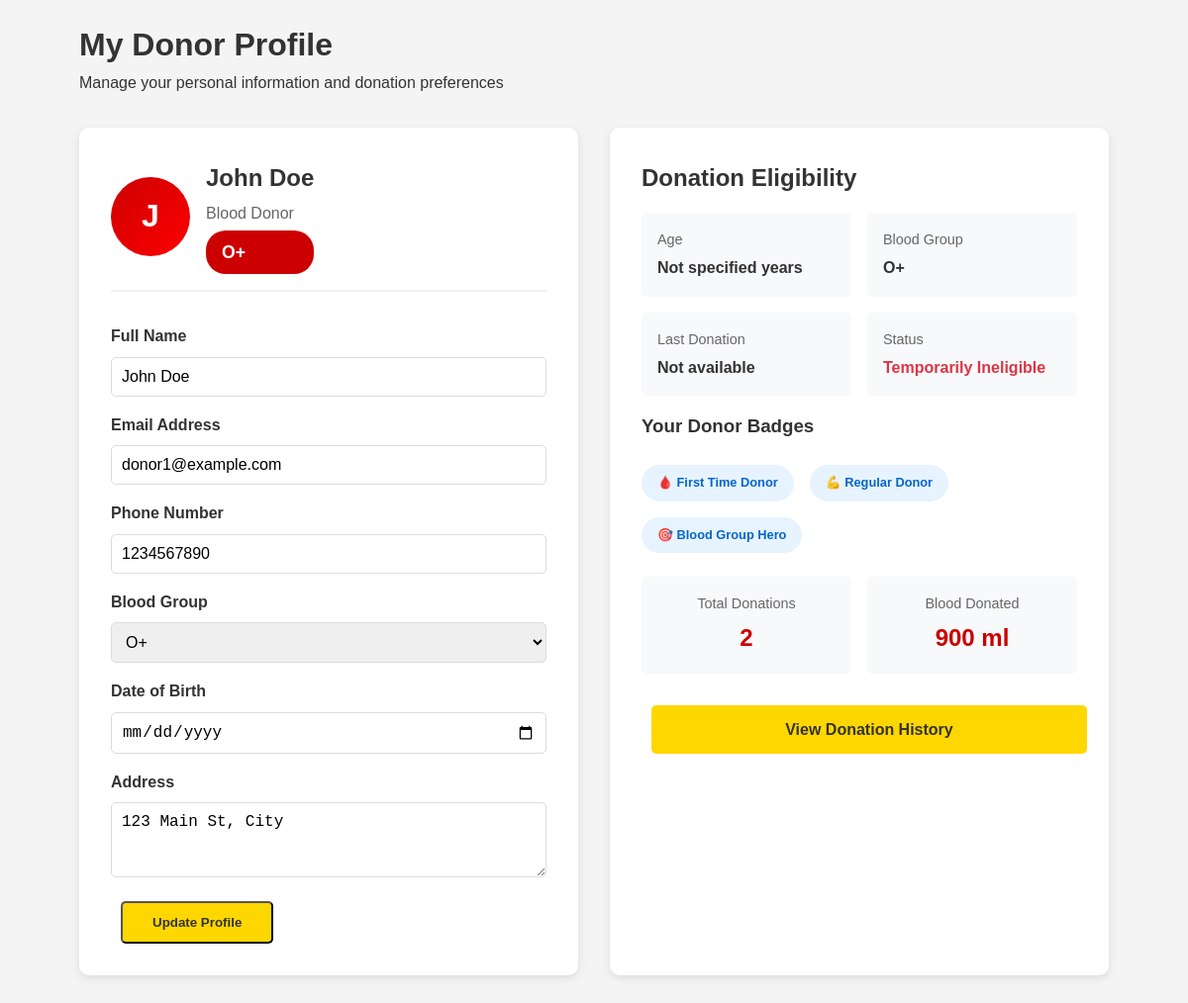
The app's page /donor/profile.php (signed in) with its own data.
### tables this page shows
CREATE TABLE `users` (
  `id` int(11) NOT NULL,
  `username` varchar(50) NOT NULL,
  `email` varchar(100) NOT NULL,
  `password` varchar(255) NOT NULL,
  `role` enum('admin','donor','seeker') NOT NULL,
  `full_name` varchar(100) NOT NULL,
  `blood_group` enum('A+','A-','B+','B-','AB+','AB-','O+','O-') DEFAULT NULL,
  `date_of_birth` date DEFAULT NULL,
  `phone` varchar(15) DEFAULT NULL,
  `address` text DEFAULT NULL,
  `status` enum('active','inactive') DEFAULT 'active',
  `created_at` timestamp NOT NULL DEFAULT current_timestamp()
);

### donor/profile.php (the view, shortened to what this page needs)
<?php
$database = new Database();
$db = $database->getConnection();
$user_id = $_SESSION['user_id'];
$user_query = "SELECT * FROM users WHERE id = :user_id";
$user_stmt = $db->prepare($user_query);
$user_stmt->bindParam(":user_id", $user_id);
$user_stmt->execute();
$user_data = $user_stmt->fetch(PDO::FETCH_ASSOC);
$eligibility_info = [];
?>
<!DOCTYPE html>
<html lang="en">
<head>
    <link rel="stylesheet" href="../assets/css/style.css">
</head>
<body>
    <div class="container">
        <h1>My Donor Profile</h1>
        <p>Manage your personal information and donation preferences</p>
        <div class="profile-container">
            <div class="profile-card">
                <div class="profile-header">
                    <div class="profile-avatar">
                        <?php echo strtoupper(substr($user_data['full_name'], 0, 1)); ?>
                    </div>
                    <div class="profile-info">
                        <h2><?php echo htmlspecialchars($user_data['full_name']); ?></h2>
                        <p>Blood Donor</p>
                        <div class="blood-group-badge">
                            <?php echo $user_data['blood_group'] ?? 'Not Specified'; ?>
                        </div>
                    </div>
                </div>
                <form method="POST">
                    <div class="form-row">
                        <div class="form-group">
                            <label class="required">Full Name</label>
                            <input type="text" name="full_name" value="<?php echo htmlspecialchars($user_data['full_name']); ?>" required>
                        </div>
                        <div class="form-group">
                            <label class="required">Email Address</label>
                            <input type="email" name="email" value="<?php echo htmlspecialchars($user_data['email']); ?>" required>
                        </div>
                    </div>
                    <div class="form-row">
                        <div class="form-group">
                            <label>Phone Number</label>
                            <input type="tel" name="phone" value="<?php echo htmlspecialchars($user_data['phone'] ?? ''); ?>">
                        </div>
                        <div class="form-group">
                            <label class="required">Blood Group</label>
                            <select name="blood_group" required>
                                <option value="O+" <?php echo ($user_data['blood_group'] == 'O+') ? 'selected' : ''; ?>>O+</option>
                            </select>
                        </div>
                    </div>
                    <div class="form-group">
                        <label class="required">Date of Birth</label>
                        <input type="date" name="date_of_birth" value="<?php echo $user_data['date_of_birth'] ?? ''; ?>" required>
                    </div>
                    <div class="form-group">
                        <label>Address</label>
                        <textarea name="address" rows="3"><?php echo htmlspecialchars($user_data['address'] ?? ''); ?></textarea>
                    </div>
                    <button type="submit" class="btn">Update Profile</button>
                </form>
            </div>
            <div class="eligibility-card">
                <h2>Donation Eligibility</h2>
                <div class="info-grid">
                    <div class="info-item">
                        <div class="info-label">Age</div>
                        <div class="info-value">
                            <?php echo $eligibility_info['age'] ?? 'Not specified'; ?> years
                        </div>
                    </div>
                    <div class="info-item">
                        <div class="info-label">Blood Group</div>
                        <div class="info-value"><?php echo $user_data['blood_group'] ?? 'Not specified'; ?></div>
                    </div>
                    <div class="info-item">
                        <div class="info-label">Last Donation</div>
                        <div class="info-value">
                            <?php
                            if (isset($eligibility_info['next_eligible'])) {
                                echo $eligibility_info['next_eligible'] ? 'Within 3 months' : 'Never donated';
                            } else {
                                echo 'Not available';
                            }
                            ?>
                        </div>
                    </div>
                    <div class="info-item">
                        <div class="info-label">Status</div>
                        <div class="info-value">
                            <?php if (isset($eligibility_info['can_donate']) && $eligibility_info['can_donate']): ?>
                                <span style="color: #28a745;">Active Donor</span>
                            <?php else: ?>
                                <span style="color: #dc3545;">Temporarily Ineligible</span>
                            <?php endif; ?>
                        </div>
                    </div>
                </div>
                <h3>Your Donor Badges</h3>
                <div class="donor-badges">
                    <div class="badge">🩸 First Time Donor</div>
                    <div class="badge">💪 Regular Donor</div>
                    <div class="badge">🎯 Blood Group Hero</div>
                </div>
                <div class="info-grid">
                    <?php
                    $quick_stats_query = "SELECT
                                         COUNT(*) as total_donations,
                                         COALESCE(SUM(quantity_ml), 0) as total_ml
                                         FROM donations
                                         WHERE donor_id = :user_id AND status = 'approved'";
                    $quick_stats_stmt = $db->prepare($quick_stats_query);
                    $quick_stats_stmt->bindParam(":user_id", $user_id);
                    $quick_stats_stmt->execute();
                    $quick_stats = $quick_stats_stmt->fetch(PDO::FETCH_ASSOC);
                    ?>
                    <div class="info-item" style="text-align: center;">
                        <div class="info-label">Total Donations</div>
                        <div class="info-value" style="font-size: 1.5rem; color: #c00;">
                            <?php echo $quick_stats['total_donations']; ?>
                        </div>
                    </div>
                    <div class="info-item" style="text-align: center;">
                        <div class="info-label">Blood Donated</div>
                        <div class="info-value" style="font-size: 1.5rem; color: #c00;">
                            <?php echo $quick_stats['total_ml']; ?> ml
                        </div>
                    </div>
                </div>
                <div style="margin-top: 2rem;">
                    <a href="donation_history.php" class="btn" style="width: 100%; text-align: center; margin-bottom: 0.5rem;">
                        View Donation History
                    </a>
                </div>
            </div>
        </div>
</body>
</html>

### assets/css/style.css (style rules this page uses)
* { margin: 0; padding: 0; box-sizing: border-box; }
body { font-family: 'Arial', sans-serif; line-height: 1.6; color: #333; background-color: #f4f4f4; }
.container { width: 90%; max-width: 1200px; margin: 0 auto; padding: 20px; }
.btn { display: inline-block; padding: 12px 30px; background: #ffd700; color: #333; text-decoration: none; border-radius: 5px; font-weight: bold; margin: 0 10px; transition: background 0.3s; }
.form-group { margin-bottom: 1rem; }
.form-group label { display: block; margin-bottom: 0.5rem; font-weight: bold; }
.form-group input, .form-group select, .form-group textarea { width: 100%; padding: 10px; border: 1px solid #ddd; border-radius: 5px; font-size: 1rem; }

### donor/profile.php (style rules this page uses)
.profile-container { display: grid; grid-template-columns: 1fr 1fr; gap: 2rem; margin: 2rem 0; }
.profile-card, .eligibility-card { background: white; padding: 2rem; border-radius: 10px; box-shadow: 0 3px 10px rgba(0,0,0,0.1); }
.profile-header { display: flex; align-items: center; gap: 1rem; margin-bottom: 2rem; padding-bottom: 1rem; border-bottom: 2px solid #f0f0f0; }
.profile-avatar { width: 80px; height: 80px; background: linear-gradient(135deg, #c00, #f00); border-radius: 50%; display: flex; align-items: center; justify-content: center; color: white; font-size: 2rem; font-weight: bold; }
.profile-info h2 { margin: 0; color: #333; }
.profile-info p { margin: 0.25rem 0; color: #666; }
.blood-group-badge { background: #c00; color: white; padding: 0.5rem 1rem; border-radius: 20px; font-weight: bold; font-size: 1.1rem; }
.info-grid { display: grid; grid-template-columns: 1fr 1fr; gap: 1rem; margin: 1rem 0; }
.info-item { padding: 1rem; background: #f8f9fa; border-radius: 5px; }
.info-label { font-size: 0.9rem; color: #666; margin-bottom: 0.25rem; }
.info-value { font-weight: bold; color: #333; }
.donor-badges { display: flex; gap: 1rem; margin: 1.5rem 0; flex-wrap: wrap; }
.badge { background: #e7f3ff; color: #0066cc; padding: 0.5rem 1rem; border-radius: 20px; font-size: 0.8rem; font-weight: bold; }

### records on screen
users: full_name "J", full_name "John Doe", blood_group "O+", email "donor1@example.com", phone "1234567890", address "123 Main St, City"

### other values on screen
$eligibility_info['age'] "Not specified"
$quick_stats['total_donations'] "2"
$quick_stats['total_ml'] "900"
